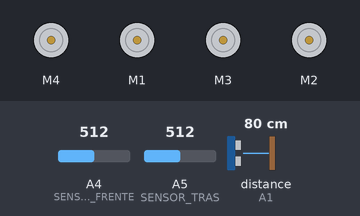
The sketch below on a simulated Arduino Uno, built with avr-gcc and run on an emulated ATmega328P. Shown: 4 × DC motor (green arrow = forward, orange = backward, longer = faster). Inputs (shaded band) come from the test bench; at power-on: A4 (SENSOR_FRENTE) = 512, A5 (SENSOR_TRAS) = 512, distance to the obstacle (sensor on A1) 80 cm. The echo pulse lasts 58.3 µs per cm; what the sketch prints to the serial monitor is not drawn.

Above: at 0.1 s.
7.3 s: A4 (SENSOR_FRENTE) set to 231
At 9.0 s:
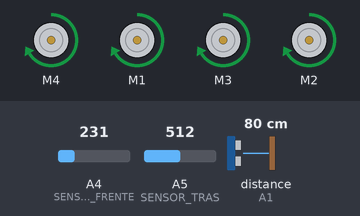
10.3 s: A5 (SENSOR_TRAS) set to 231
At 11.8 s:
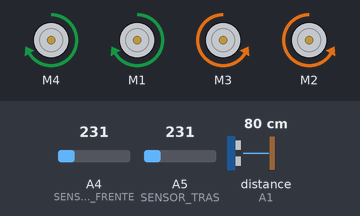
13.3 s: distance to the obstacle (sensor on A1) set to 34 cm
16.3 s: distance to the obstacle (sensor on A1) set to 28 cm
At 17.5 s:
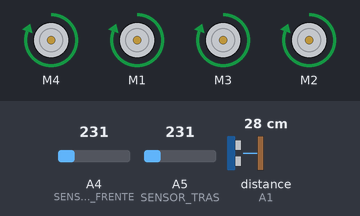
17.8 s: A4 (SENSOR_FRENTE) set to 250
At 18.4 s:
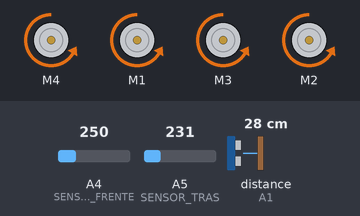
20.8 s: A4 (SENSOR_FRENTE) set to 122
Timing chart, 0 to 23.8 s (numbered marks = the images above; inputs shaded):
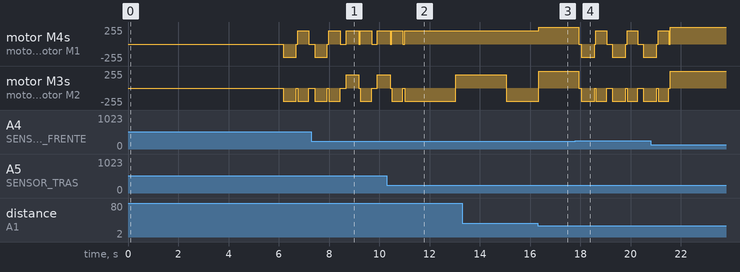

Measured:
- the behaviour switches between 31 and 30 cm on distance to the obstacle (sensor on A1) (found by bisection; images 2 and 3)
- the behaviour switches between 240 and 241 on A4 (SENSOR_FRENTE) (found by bisection; images 3 and 4)
- after the input at 16.3 s, motor M4, motor M1: forward 200/255 → forward 255/255 after 0.05 s; motor M3, motor M2: backward 200/255 → forward 255/255 after 0.05 s
- after the input at 17.8 s, motor M4, motor M1: forward 255/255 → stopped after 0.13 s, then repeats every 1.2 s: backward 200/255 0.53 s, stopped 0.05 s, forward 200/255 0.43 s, stopped 0.22 s

The sketch:

competicao_sumo.ino
```cpp
#include <AFMotor.h>
#include <Ultrasonic.h>

// ------------------ PINOS ------------------
#define TRIGGER A0
#define ECHO A1
#define SENSOR_FRENTE A4
#define SENSOR_TRAS A5

// ------------------ OBJETOS ------------------
AF_DCMotor motor1(4);  // Motor traseiro esquerdo
AF_DCMotor motor2(1);  // Motor dianteiro esquerdo
AF_DCMotor motor3(3);  // Motor dianteiro direito
AF_DCMotor motor4(2);  // Motor traseiro direito

Ultrasonic ultrasonic(TRIGGER, ECHO);

// ------------------ CONSTANTES ------------------
const int DIST_ATAQUE = 30;  // 30CM
const int PRETO = 1;
const int BRANCO = 0;
const int THRESHOLD = 241;
const bool CALIBRAR_INICIO = false;
const bool DEBUG = true;

const int searchSpeed = 200;
const int atackSpeed = 255;

// ------------------ VARIÁVEIS DE ESTADO ------------------
unsigned long tempoUltimaAcao = 0;
enum Estado { NORMAL, EVITANDO_BORDA_FRENTE, EVITANDO_BORDA_TRAS };
Estado estadoAtual = NORMAL;
int etapaEvitacao = 0;

// ------------------ SETUP ------------------
void setup() {
  Serial.begin(9600);

  // eva v1.0
  Serial.println("EVA V1.0");

  modoProcura();

  pinMode(TRIGGER, OUTPUT);
  pinMode(ECHO, INPUT);

  pinMode(SENSOR_FRENTE, INPUT);
  pinMode(SENSOR_TRAS, INPUT);

  if (CALIBRAR_INICIO) {
    calibrar();
  }

  delay(6000);  // Delay de segurança
  Serial.println("🚀 INICIADO!");
}

// ------------------ FUNÇÕES AUXILIARES ------------------
// Detecta cor da superfície (TCRT5000)
bool detectarBorda(int pino) {
  int valor = analogRead(pino);
  return (valor < THRESHOLD) ? BRANCO : PRETO;
}

// Detecta distância (Ultrassônico)
float lerDistancia() {
  float distancia = ultrasonic.read();
  // Validação: retorna -1 se leitura inválida
  if (distancia <= 0 || distancia > 400)
    return -1;

  return distancia;
}

// ------------------ DETECÇÃO ------------------
void detectaAlvo() {
  float alvo = lerDistancia();

  if (alvo == -1) {
    // Sem leitura válida - continua procurando
    modoProcura();
    frente();
    return;
  }

  // Lê sensores uma vez
  int sensorFrente = detectarBorda(SENSOR_FRENTE);
  int sensorTras = detectarBorda(SENSOR_TRAS);

  bool foraDoRange = (alvo > DIST_ATAQUE);
  bool noRange = (alvo <= DIST_ATAQUE && alvo > 5);
  bool naArena = (sensorFrente == BRANCO && sensorTras == BRANCO);

  // Procurando oponente - MOVIMENTA SEMPRE
  if (foraDoRange && naArena) {
    modoProcura();

    // Movimento contínuo de busca
    static unsigned long ultimaMudanca = 0;
    static int padrao = 0;

    if (millis() - ultimaMudanca > 2000) {
      ultimaMudanca = millis();
      padrao = (padrao + 1) % 2;
    }

    if (padrao == 0) {
      frente();
    } else {
      esquerda();
    }
  }

  // Oponente detectado - ATAQUE!
  if (noRange && naArena) {
    modoAtaque();
    Serial.println("🎯 ALVO DETECTADO - ATACANDO!");
    frente();  // Ataca direto
  }
}

// ------------------ MÁQUINA DE ESTADOS PARA EVITAR BORDA ------------------
void executaEvitacaoFrente(unsigned long agora) {
  modoProcura();

  switch(etapaEvitacao) {
    case 0: // Parada inicial
      parada();
      if (agora - tempoUltimaAcao >= 100) {
        etapaEvitacao = 1;
        tempoUltimaAcao = agora;
      }
      break;

    case 1: // Ré
      tras();
      if (agora - tempoUltimaAcao >= 500) {
        etapaEvitacao = 2;
        tempoUltimaAcao = agora;
      }
      break;

    case 2: // Parada antes de girar
      parada();
      if (agora - tempoUltimaAcao >= 50) {
        etapaEvitacao = 3;
        tempoUltimaAcao = agora;
      }
      break;

    case 3: // Gira esquerda
      esquerda();
      if (agora - tempoUltimaAcao >= 400) {
        etapaEvitacao = 4;
        tempoUltimaAcao = agora;
      }
      break;

    case 4: // Para e volta ao normal
      parada();
      estadoAtual = NORMAL;
      Serial.println("✓ Evasão frontal completa");
      break;
  }
}

void executaEvitacaoTras(unsigned long agora) {
  modoProcura();

  switch(etapaEvitacao) {
    case 0: // Parada inicial
      parada();
      if (agora - tempoUltimaAcao >= 100) {
        etapaEvitacao = 1;
        tempoUltimaAcao = agora;
      }
      break;

    case 1: // Frente
      frente();
      if (agora - tempoUltimaAcao >= 500) {
        etapaEvitacao = 2;
        tempoUltimaAcao = agora;
      }
      break;

    case 2: // Parada antes de girar
      parada();
      if (agora - tempoUltimaAcao >= 50) {
        etapaEvitacao = 3;
        tempoUltimaAcao = agora;
      }
      break;

    case 3: // Gira esquerda
      esquerda();
      if (agora - tempoUltimaAcao >= 400) {
        etapaEvitacao = 4;
        tempoUltimaAcao = agora;
      }
      break;

    case 4: // Para e volta ao normal
      parada();
      estadoAtual = NORMAL;
      Serial.println("✓ Evasão traseira completa");
      break;
  }
}

// ------------------ LOOP PRINCIPAL (NÃO-BLOQUEANTE) ------------------
void loop() {
  unsigned long agora = millis();

  // Sempre lê os sensores
  float alvo = lerDistancia();
  int sensorFrente = detectarBorda(SENSOR_FRENTE);
  int sensorTras = detectarBorda(SENSOR_TRAS);

  if (DEBUG) {
    Serial.print("Distância: ");
    Serial.print(alvo);
    Serial.print(" | Estado: ");
    Serial.println(estadoAtual);
  }

  // Máquina de estados para evitar borda
  switch(estadoAtual) {
    case NORMAL:
      // Detecta bordas (PRIORIDADE)
      if (sensorFrente == PRETO) {
        estadoAtual = EVITANDO_BORDA_FRENTE;
        etapaEvitacao = 0;
        tempoUltimaAcao = agora;
        Serial.println("⚠️ BORDA FRONTAL DETECTADA!");
      }
      else if (sensorTras == PRETO) {
        estadoAtual = EVITANDO_BORDA_TRAS;
        etapaEvitacao = 0;
        tempoUltimaAcao = agora;
        Serial.println("⚠️ BORDA TRASEIRA DETECTADA!");
      }
      else {
        // Comportamento normal - busca e ataque
        detectaAlvo();
      }
      break;

    case EVITANDO_BORDA_FRENTE:
      executaEvitacaoFrente(agora);
      break;

    case EVITANDO_BORDA_TRAS:
      executaEvitacaoTras(agora);
      break;
  }

  delay(50);
}

// ------------------ MOVIMENTOS ------------------
void frente() {
  motor1.run(FORWARD);
  motor2.run(FORWARD);
  motor3.run(FORWARD);
  motor4.run(FORWARD);
}

void tras() {
  motor1.run(BACKWARD);
  motor2.run(BACKWARD);
  motor3.run(BACKWARD);
  motor4.run(BACKWARD);
}

void parada() {
  motor1.run(RELEASE);
  motor2.run(RELEASE);
  motor3.run(RELEASE);
  motor4.run(RELEASE);
}

void esquerda() {
  motor1.run(FORWARD);
  motor2.run(FORWARD);
  motor3.run(BACKWARD);
  motor4.run(BACKWARD);
}

void direita() {
  motor1.run(BACKWARD);
  motor2.run(BACKWARD);
  motor3.run(FORWARD);
  motor4.run(FORWARD);
}

// Função de procura removida - agora é gerenciada no detectaAlvo()

// Ataque (máxima velocidade)
void modoAtaque() {
  motor1.setSpeed(atackSpeed);
  motor2.setSpeed(atackSpeed);
  motor3.setSpeed(atackSpeed);
  motor4.setSpeed(atackSpeed);
}

// Procura (velocidade média)
void modoProcura() {
  motor1.setSpeed(searchSpeed);
  motor2.setSpeed(searchSpeed);
  motor3.setSpeed(searchSpeed);
  motor4.setSpeed(searchSpeed);
}

// ------------------ CALIBRAÇÃO ------------------
void calibrar() {
  Serial.println("╔════════════════════════════════════╗");
  Serial.println("║   CALIBRAÇÃO DOS SENSORES TCRT    ║");
  Serial.println("╚════════════════════════════════════╝");
  Serial.println();

  // Teste 1: BRANCO
  Serial.println(">>> PASSO 1: Coloque o robô no BRANCO");
  Serial.println("Aguardando 8 segundos...");
  delay(8000);

  int branco_frente = analogRead(SENSOR_FRENTE);
  int branco_tras = analogRead(SENSOR_TRAS);

  Serial.println("✓ Leitura no BRANCO:");
  Serial.print("  Sensor Frente: ");
  Serial.println(branco_frente);
  Serial.print("  Sensor Tras:   ");
  Serial.println(branco_tras);
  Serial.println();

  delay(2000);

  // Teste 2: PRETO
  Serial.println(">>> PASSO 2: Coloque o robô no PRETO");
  Serial.println("Aguardando 8 segundos...");
  delay(8000);

  int preto_frente = analogRead(SENSOR_FRENTE);
  int preto_tras = analogRead(SENSOR_TRAS);

  Serial.println("✓ Leitura no PRETO:");
  Serial.print("  Sensor Frente: ");
  Serial.println(preto_frente);
  Serial.print("  Sensor Tras:   ");
  Serial.println(preto_tras);
  Serial.println();

  // Cálculo do THRESHOLD ideal
  int threshold_frente = (branco_frente + preto_frente) / 2;
  int threshold_tras = (branco_tras + preto_tras) / 2;
  int threshold_medio = (threshold_frente + threshold_tras) / 2;

  Serial.println("╔════════════════════════════════════╗");
  Serial.println("║          RESULTADOS               ║");
  Serial.println("╚════════════════════════════════════╝");
  Serial.print("THRESHOLD Sensor Frente: ");
  Serial.println(threshold_frente);
  Serial.print("THRESHOLD Sensor Tras:   ");
  Serial.println(threshold_tras);
  Serial.println();
  Serial.print(">>> THRESHOLD RECOMENDADO: ");
  Serial.println(threshold_medio);
  Serial.println("");
  Serial.println("Copie este valor e cole na linha:");
  Serial.print("const int THRESHOLD = ");
  Serial.print(threshold_medio);
  Serial.println(";");
  Serial.println("════════════════════════════════════");

  // Loop infinito para não sair da calibração
  while (true) {
    delay(1000);
  }
}
```
